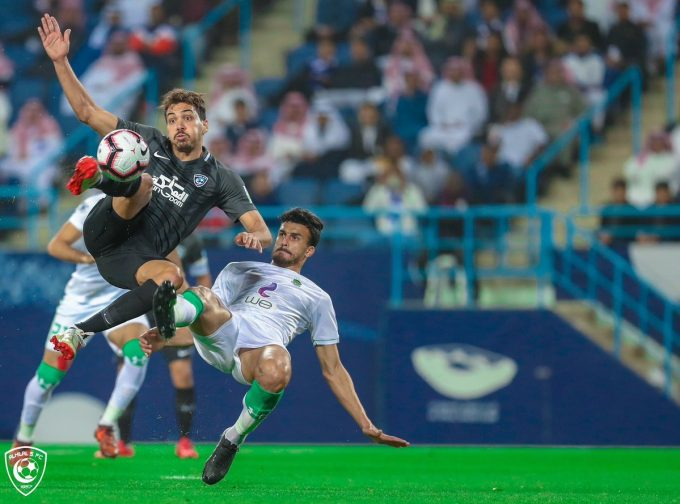
#> input picture ce3.jpg, 680 x 504 px
$ python LineDetection.py
#> lines starting #> are read from the running program, lines starting #| are printed output that depends on the picture; after the words box and inside, x2 and y2 are one past the last pixel; in counts of white or black regions, pixels touching at a corner belong together
import cv2 as cv
import numpy as np
img=cv.imread('ce3.jpg')
#> img is the input picture: shape (504, 680, 3); mean B, G, R 100.4, 101.9, 69.7
gray=cv.cvtColor(img,cv.COLOR_BGR2GRAY)
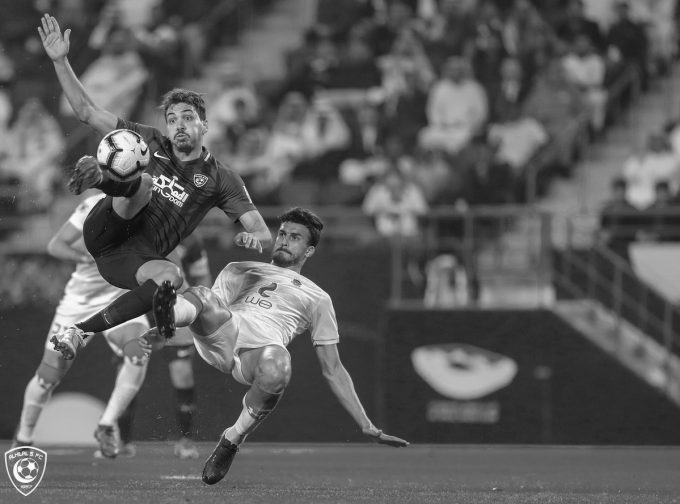
#> gray: shape (504, 680); min 5, max 255, mean 92.1
edges=cv.Canny(gray,50,120)
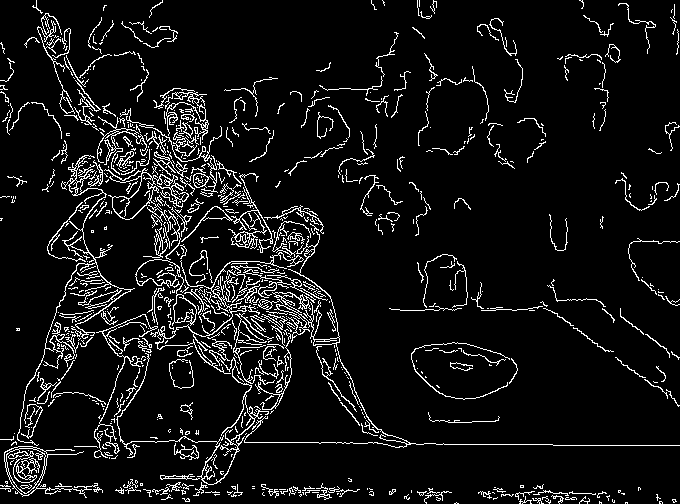
#> edges: shape (504, 680); 7.6% white in thin lines or dots
minLine=20
maxLine=5
line=cv.HoughLinesP(edges,1,np.pi/180,20,minLine,maxLine)
#> line = 214 rows, first 6: [75, 76, 82, 82], [553, 445, 679, 445], [391, 309, 399, 309], [21, 485, 27, 485], [77, 83, 83, 89], [194, 292, 201, 299]
for x,y,x1,y1 in line[0]:
    cv.line(img,(x,y),(x1,y1),(255,0,0),2)
#> this loop made 1 pass
#> img: shape (504, 680, 3); 0.01% of pixels changed, all inside (x1, y1, x2, y2) = (74, 75, 84, 84)

cv.imshow('edge',edges)
cv.imshow('line',img)
cv.waitKey(0)
cv.destroyAllWindows()

$ run again, with input1.PNG saved as ce3.jpg
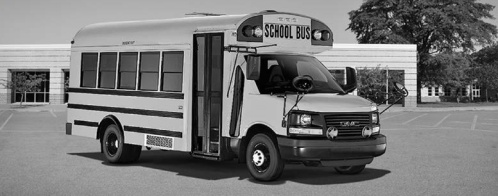
#> input picture input1.PNG, 498 x 196 px
#> img is the input picture: shape (196, 498, 3); mean B, G, R 118.5, 118.5, 118.5
#> `edges=cv.Canny(gray,50,120)`:
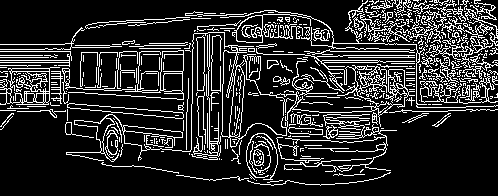
#> edges: shape (196, 498); 17.1% white in thin lines or dots
#> line = 330 rows, first 6: [162, 45, 170, 45], [311, 45, 327, 45], [90, 27, 95, 27], [0, 60, 69, 60], [162, 51, 177, 51], [72, 47, 95, 47]
#> the loop `for x,y,x1,y1 in line[0]:` made 1 pass

$ run again, with input2.PNG saved as ce3.jpg
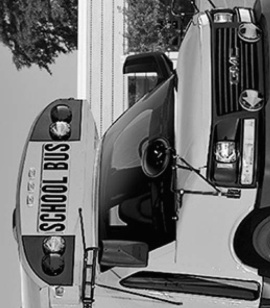
#> input picture input2.PNG, 270 x 308 px
#> img is the input picture: shape (308, 270, 3); min 0, max 255, mean 114.3
#> `edges=cv.Canny(gray,50,120)`:
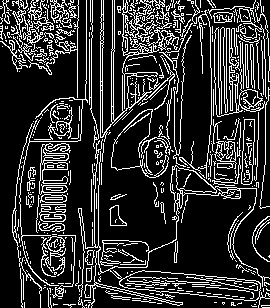
#> edges: shape (308, 270); 18.8% white in thin lines or dots
#> line = 263 rows, first 6: [239, 13, 239, 8], [86, 79, 86, 0], [130, 107, 142, 97], [16, 32, 21, 37], [174, 146, 174, 91], [255, 250, 264, 259]
#> the loop `for x,y,x1,y1 in line[0]:` made 1 pass
